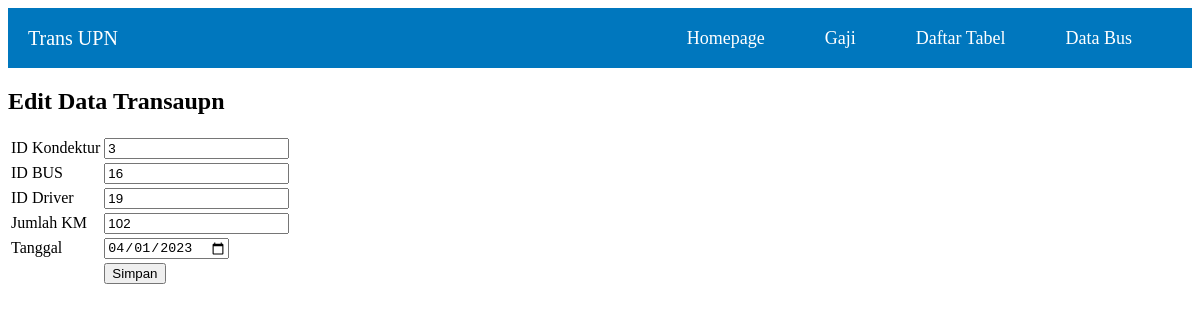
/transupn_edit.php?id_trans_upn=1, run on the app's committed database.
### tables this page shows
CREATE TABLE `trans_upn` (
  `id_trans_upn` int(10) UNSIGNED NOT NULL,
  `id_kondektur` int(10) UNSIGNED NOT NULL,
  `id_bus` int(10) UNSIGNED NOT NULL,
  `id_driver` int(10) UNSIGNED NOT NULL,
  `jumlah_km` int(10) UNSIGNED DEFAULT NULL,
  `tanggal` date DEFAULT NULL
);

### transupn_edit.php (the view, shortened to what this page needs)
<!DOCTYPE html>
<html lang="en">
<head>
</head>
<body>
    <?php include 'header.php';?>
    <?php
    include 'koneksi.php';
    if (isset($_GET['id_trans_upn'])) {
        $id_trans_upn = $_GET['id_trans_upn'];
        $sql = "SELECT * FROM trans_upn WHERE id_trans_upn='$id_trans_upn'";
        $result = mysqli_query($koneksi, $sql);
        $row = mysqli_fetch_assoc($result);
        $judul_form = "Edit Data Transaupn";
    } else {
        $row = array('id_trans_upn' => '', 'id_kondektur' => '', 'id_bus' => '', 'id_driver' =>'', 'jumlah_km' =>'', 'tanggal' => '');
        $judul_form = "Tambah Data Transupn";
    }
    echo "<h2>$judul_form</h2>";
    echo "<form method='post' action=''>";
    echo "<table>";
    echo "<tr><td>ID Kondektur</td><td><input type='number' name='id_kondektur' value='" . $row['id_kondektur'] . "'></td></tr>";
    echo "<tr><td>ID BUS</td><td><input type='number' name='id_bus' value='" . $row['id_bus'] . "'></td></tr>";
    echo "<tr><td>ID Driver</td><td><input type='number' name='id_driver' value='" . $row['id_driver'] . "'></td></tr>";
    echo "<tr><td>Jumlah KM</td><td><input type='number' name='jumlah_km' value='" . $row['jumlah_km'] . "'></td></tr>";
    echo "<tr><td>Tanggal</td><td><input type='date' name='tanggal' value='" . $row['tanggal'] . "'></td></tr>";
    echo "<tr><td></td><td><input type='submit' name='submit' value='Simpan'></td></tr>";
    echo "</table>";
    echo "</form>";
    ?>
</body>
</html>

### data on the page
trans_upn: id_kondektur "3", id_bus "16", id_driver "19", jumlah_km "102", tanggal "04/01/2023"

### other printed values
$judul_form "Edit Data Transaupn"
